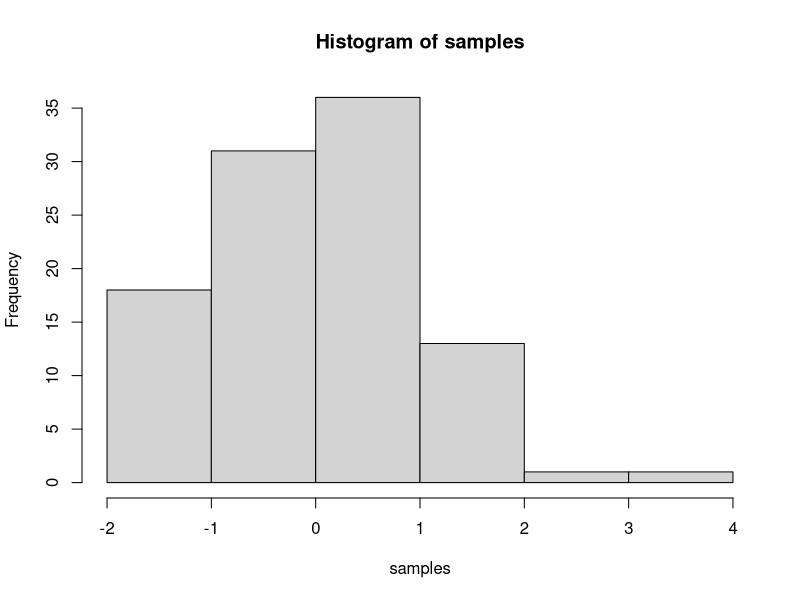

The R source for this figure: (Note: this script raises an error after producing the figure.)
## ---- chunk 1
knitr::opts_chunk$set(message=FALSE,warning=FALSE, cache=TRUE)
## ---- chunk 2
samples <- rnorm(100, mean=0, sd=1)
hist(samples)
## ---- chunk 3

sales_by_state_tbl %>%
  
  # Setup canvas with the columns year (x-axis) and sales (y-axis)
  ggplot(aes(x = state, y = sales)) +
  
  # Geometries
  geom_col(fill = "#2DC6D6") + # Use geom_col for a bar plot
  geom_label(aes(label = sales_text)) + # Adding labels to the bars
  geom_smooth(method = "lm", se = FALSE) + # Adding a trendline
  theme(axis.text.x = element_text(angle = 45, hjust = 1)) +

  # Formatting
  # scale_y_continuous(labels = scales::dollar) + # Change the y-axis. 
  # Again, we have to adjust it for euro values
  scale_y_continuous(labels = scales::dollar_format(big.mark = ".", 
                                                    decimal.mark = ",", 
                                                    prefix = "", 
                                                    suffix = " €")) +
  labs(
    title    = "Revenue by state",
    subtitle = "Upward Trend",
    x = "", # Override defaults for x and y
    y = "Revenue"
  )
